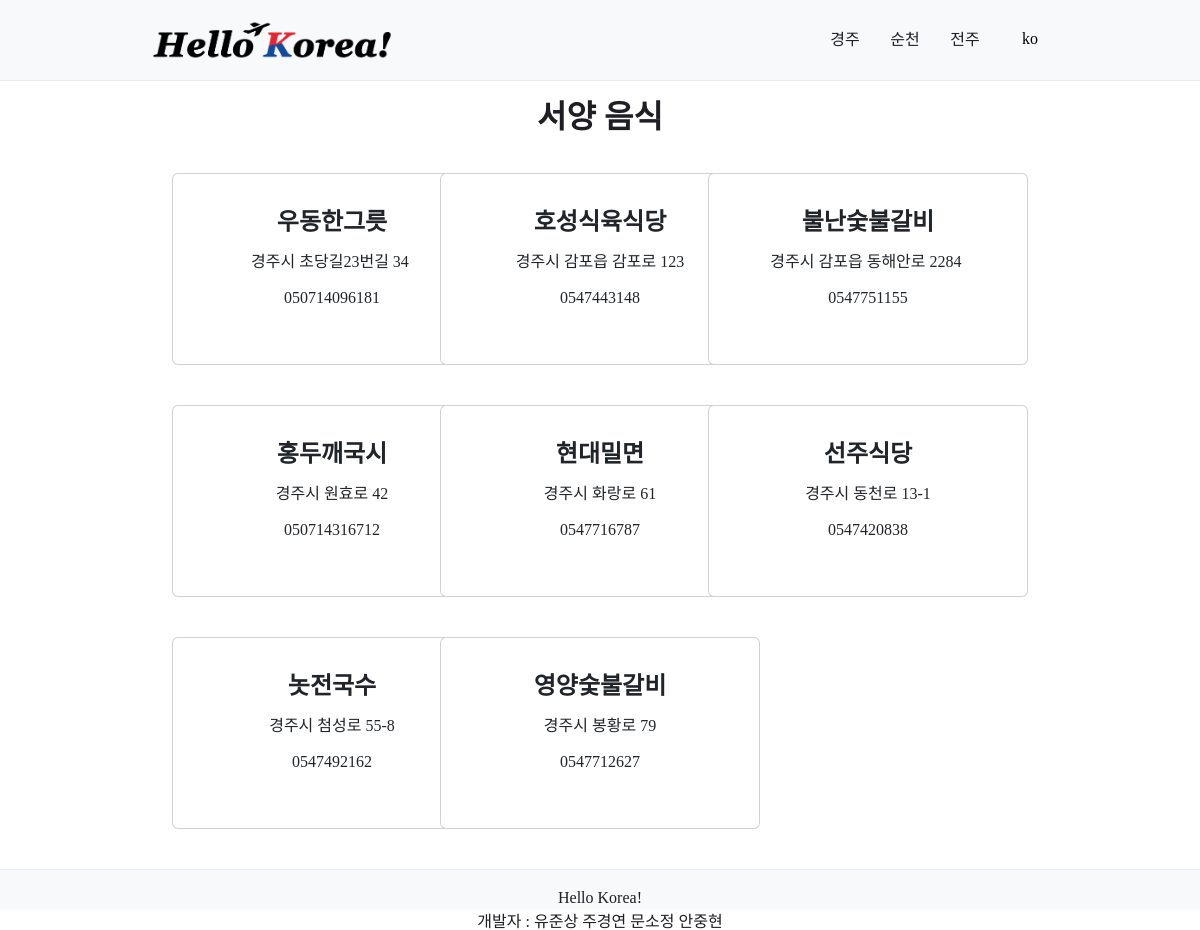
The page /GyeongJu/Food/western on the database its author committed.
### GyeongJu/food/food_models.py (models this page shows)
class text_food_form(models.Model):
    lang = models.CharField(max_length=10)
    korean_text = models.CharField(max_length=20)
    western_text = models.CharField(max_length=20)
    japanese_text = models.CharField(max_length=20)
    chinese_text = models.CharField(max_length=20)

class korean_food_model(models.Model):
    lang = models.CharField(max_length=10)
    name = models.CharField(max_length=100)
    address = models.CharField(max_length=100)
    number = models.CharField(max_length=100)

### GyeongJu/food/food_views.py (the view)
# urls.py: path('GyeongJu/Food/western', food_views.western_food_view),
def western_food_view(request):
    lang = request.COOKIES.get('user_lang', 'ko')
    if request.method == 'GET':
        western_data = None
        western_data = korean_food_model.objects.filter(lang=lang)
        food_form = text_food_form.objects.filter(lang = lang).first()
        return render(request, 'food/food_home.html', {'western': western_data, 'food_form': food_form})

### GyeongJu/templates/food/food_home.html (shortened to what this page needs)
<!DOCTYPE html>
<html>
<head lang="ko">
    <link href="https://cdn.jsdelivr.net/npm/bootstrap@5.3.3/dist/css/bootstrap.min.css" rel="stylesheet">
    {% load static %}
</head>
<body>
    <header class="header">
		<div class="header_inner">
			<h1 class="title">
				<a href="/" class="home_link">
					<img src="{% static 'images/Hello-Korea.png' %}" class="home_img">
				</a>
			</h1>
			<nav class="navbar">
				<div class="toggle">
					<ul class="menu">
						<li class="item" id="gyeongju">
							<strong class="category"><a href="/GyeongJu">경주</a></strong>
						</li>
						<li class="item" id="suncheon">
							<strong class="category"><a href="/SoonCheon">순천</a></strong>
						</li>
						<li class="item" id="jeonju">
							<strong class="category"><a href="/JeonJu">전주</a></strong>
						</li>
						<li class="item" id="language">
								<select name="select_language" id="lang" class="select_lang">
									<option value="ko" id="ko">ko</option>
								</select>
						</li>
					</ul>
				</div>
			</nav>
		</div>
	</header>
    {% if western %}
    <div class="korean">
        <h2>{{food_form.western_text}}</h2>
            <div class="row">
            {% for w in western %}
            <div class= "col-md-4">
                <div class="card" style="width: 25rem;">
                <div class="card-body">
                    <h5 class="card-title">{{ w.name }}</h5>
                    <p class="card-text">{{ w.address }}</p>
                    <p class="card-text">{{ w.number }}</p>
                    </div>
                </div>
            </div>
            {% endfor %}
            </div>
    {% endif %}
    </div>
    <footer class="footer">
		<div class="footer_wrap">
			<strong class="title">Hello Korea!</strong>
			<dl class="developer_list">
				<dt>개발자 : </dt>
				<dd>유준상</dd>
				<dd>주경연</dd>
				<dd>문소정</dd>
				<dd>안중현</dd>
			</dl>
		</div>
	</footer>
</body>
</html>

### GyeongJu/static/css/GyeongJu_home.css (style rules this page uses)
html, body { min-height: 100%; height: 100%; font-family: Verdana, Geneva, Tahoma, sans-serif, serif; font-size: 16px; color: #1e1e23; }
.header { position: relative; z-index: 10; padding: 20px; background-color: #f8f9fa; border-bottom: 1px solid #e9ecef; }
.header_inner { display: flex; justify-content: space-between; align-items: center; max-width: 900px; height: 40px; margin: 0 auto; }
.navbar { display: flex; }
.header .title { flex: 0 0 auto; text-align: left; align-items: center; }
.home_link { display: inline-block; width: auto; height: 40px; vertical-align: top; }
.home_img { width: 100%; height: 100%; }
.select_lang { width: 40px; margin-left: 10px; border: 0; background-color: #f8f9fa; font-size: 16px; font-weight: 500; line-height: 30px; text-align: center; appearance: none; outline: none; }
.menu { display: flex; flex: 0 0 auto; margin-left: 30px; justify-content: end; height: 100%; }
.menu .item { position: relative; min-width: 50px; text-align: center; display: flex; justify-content: center; height: 100%; }
.menu .item + .item { margin-left: 10px }
.item .category { width: 40px; border: none; outline: none; text-transform: uppercase; font-weight: 500; line-height: 40px; }
.footer { height: 40px; padding: 20px; background-color: #f8f9fa; border-top: 1px solid #e9ecef; text-align: center; }
.footer_wrap { max-width: 900px; margin: 0 auto; }
.developer_list { margin-top: 8px; }
.developer_list dt { display: inline; }
.developer_list dd { display: inline; }

### GyeongJu/templates/food/food_home.html (style rules this page uses)
:root { background:#FFFFFF; }
.korean { text-align:center; padding: 20px 30px; margin-bottom: 60px; width:70vw; margin: 0 auto; }
.col-md-4 { display: flex; align-items: center; justify-content: center; }
h2 { font-size: xx-large; font-weight: bolder; }
.card { margin: 20px 10px 20px 10px; min-width: 20rem; min-height: 12rem; }
.card-title { font-weight:900; font-size: x-large; margin-top:20px; }
.card-text { margin-top:20px; margin-bottom:20px; }
.select_lang { width: 40px; margin-left: 10px; border: 0; background-color: #f8f9fa; font-size: 16px; font-weight: 500; line-height: 38px; text-align: center; appearance: none; outline: none; }
.row { margin-top:20px; }

### rows shown on the page
text_food_form: western_text "서양 음식"
korean_food_model: name "우동한그릇", address "경주시 초당길23번길 34", number "050714096181"
korean_food_model: name "호성식육식당", address "경주시 감포읍 감포로 123", number "0547443148"
korean_food_model: name "불난숯불갈비", address "경주시 감포읍 동해안로 2284", number "0547751155"
korean_food_model: name "홍두깨국시", address "경주시 원효로 42", number "050714316712"
korean_food_model: name "현대밀면", address "경주시 화랑로 61", number "0547716787"
korean_food_model: name "선주식당", address "경주시 동천로 13-1", number "0547420838"
korean_food_model: name "놋전국수", address "경주시 첨성로 55-8", number "0547492162"
korean_food_model: name "영양숯불갈비", address "경주시 봉황로 79", number "0547712627"
